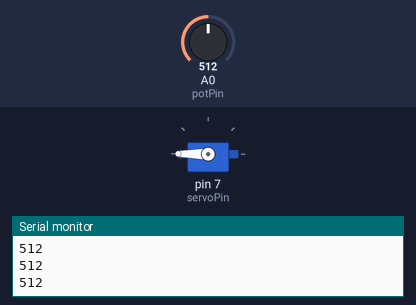
A sketch run on a simulated Arduino Uno, built with avr-gcc and run on an emulated ATmega328P. Shown: servo, the last lines printed to the serial monitor. The inputs (shaded band) are chosen by the test bench; at power-on: A0 (potPin) = 512.

Above: at 1.3 s.
1.4 s: A0 (potPin) set to 122
At 1.59 s:
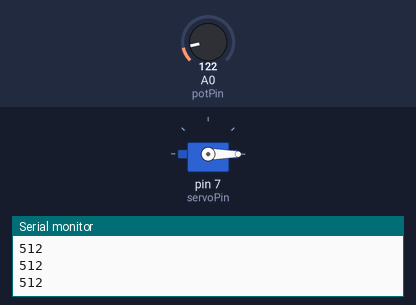
4.6 s: A0 (potPin) set to 511
At 4.9 s:
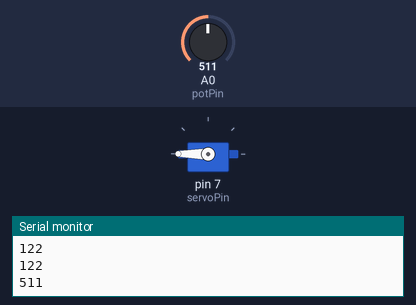
Timing chart, 0 to 13.8 s (numbered marks = the images above; inputs shaded):
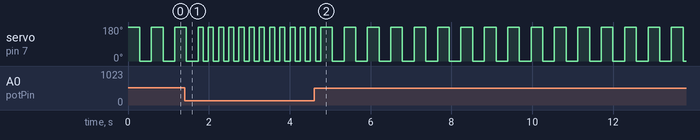

Measured:
- by itself, servo on pin 7 (servoPin): repeats every 0.58 s: 180° 0.29 s, 0° 0.29 s

The sketch:

main.ino
```cpp
#include <Servo.h>
#include <LiquidCrystal.h>

Servo serObj;

int servoPin = 7;
int potPin = A0;
int dt = 100;

void setup(){
    Serial.begin(9600);
    serObj.attach(servoPin);
}

void loop(){

    //___________Calculating the slop for interpolation___________ //
    int potRead = analogRead(potPin);
    int speed = ((420./1002.) * potRead) + 75;
    Serial.println(potRead);

    //____________________________________________________________ //
    serObj.write(180);
    delay(speed);
    serObj.write(0);
    delay(speed);
}
```
